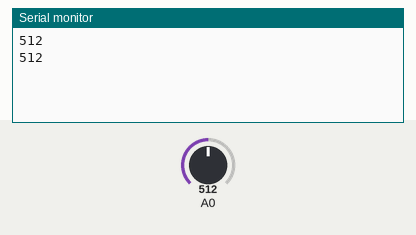
This sketch was run on a simulated Arduino Uno, built with avr-gcc and run on an emulated ATmega328P. On the bench: the last lines printed to the serial monitor. The test bench sets the inputs (shaded band); at power-on: A0 = 512.

Above: at 10.8 s.
10.9 s: A0 set to 716
At 16.2 s:
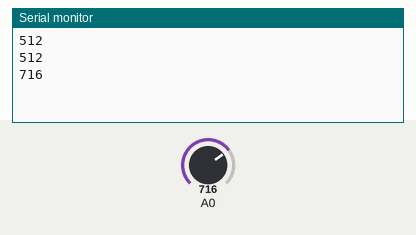
18.4 s: A0 set to 900
At 21.3 s:
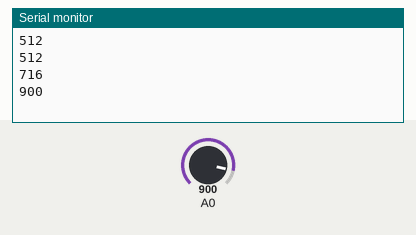
Timing chart, 0 to 22.8 s (numbered marks = the images above; inputs shaded):
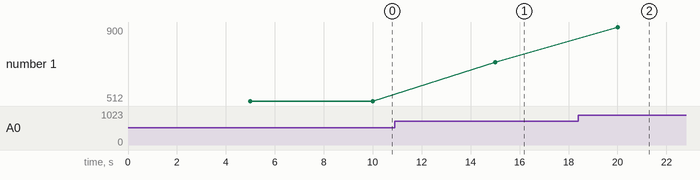

The sketch:

sensor.ino
```cpp
long starttime;
void setup() {
  // put your setup code here, to run once:
Serial.begin(9600);
pinMode(A0, INPUT);
starttime = millis();
}

void loop() {
  // put your main code here, to run repeatedly:
  if(millis() - starttime > 5000){
    Serial.println(analogRead(A0));
    starttime = millis();
  }

}
```

Measured:
- after the input at 10.9 s, the serial monitor: prints a new line after 4.1 s (image 1)
- after the input at 18.4 s, the serial monitor: prints a new line after 1.6 s (image 2)
- plotted number 1: 512 → 716 after the input at 10.9 s, 716 → 900 after the input at 18.4 s
